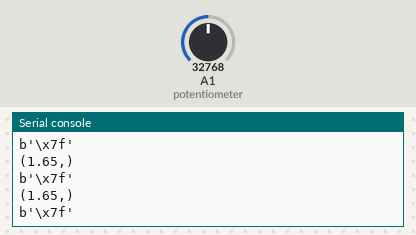
Recording of a program running on a simulated CircuitPython board. On the bench: the last lines printed to the serial console. Inputs (shaded band) come from the test bench; at power-on: A1 (potentiometer) = 32768 (analog values on the 0–65535 scale).

Above: at 1.2 s.
1.3 s: A1 (potentiometer) set to 45874
At 1.31 s:
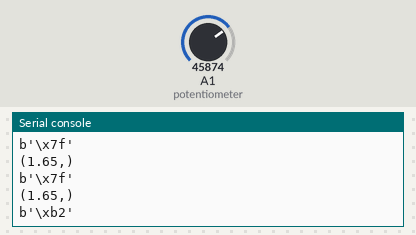
3.0 s: A1 (potentiometer) set to 57670
At 3.03 s:
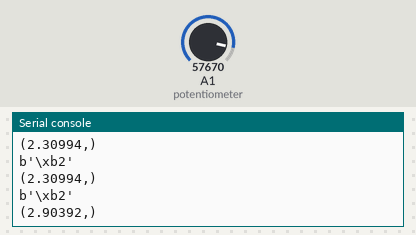
4.8 s: A1 (potentiometer) set to 65535
At 4.94 s:
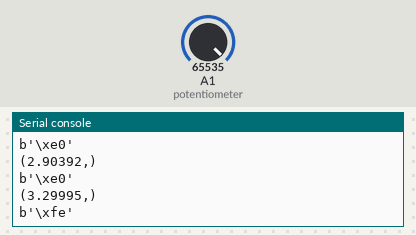
6.6 s: A1 (potentiometer) set to 19660
At 6.76 s:
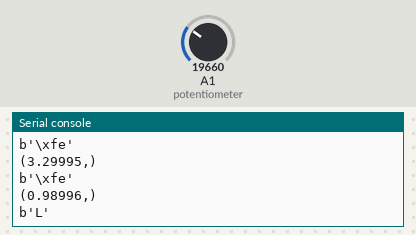
8.4 s: A1 (potentiometer) set to 0
At 8.57 s:
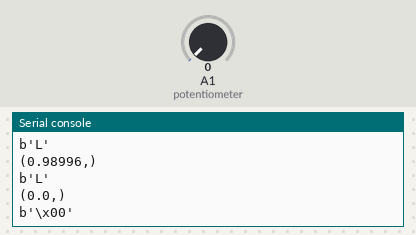
Timing chart, 0 to 11.2 s (numbered marks = the images above; inputs shaded):
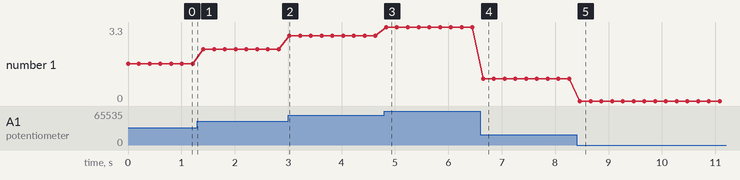

Measured:
- after the input at 1.3 s, the serial console: prints a new line at once (image 1)
- after the input at 3.0 s, the serial console: prints a new line at once (image 2)
- after the input at 4.8 s, the serial console: prints a new line at once (image 3)
- after the input at 6.6 s, the serial console: prints a new line after 0.05 s (image 4)
- after the input at 8.4 s, the serial console: prints a new line after 0.06 s (image 5)
- plotted number 1: 1.65 → 2.31 after the input at 1.3 s, 2.31 → 2.9 after the input at 3.0 s, 2.9 → 3.3 after the input at 4.8 s, 3.3 → 0.99 after the input at 6.6 s, 0.99 → 0 after the input at 8.4 s

The program:

Circuit_Python_to_processing.py
```python
import time  #pylint: disable-msg=import-error
import analogio #pylint: disable-msg=import-error
import board #pylint: disable-msg=import-error
import busio #pylint: disable-msg=import-error
from simpleio import map_range #pylint: disable-msg=import-error

 #Making it pin A1
potentiometer = analogio.AnalogIn(board.A1)
uart = busio.UART(board.TX, board.RX, baudrate=9600)
 # Making a function (get_voltage) that will tell us the voltage number between 0-3.3
def get_voltage(pin):
    return (pin.value * 3.3) / 65536

 #print the value that we read with the function get_voltage
while True:
    print((get_voltage(potentiometer),))
    time.sleep(0.1)

    myPotValue = get_voltage(potentiometer)
    newVal= map_range(myPotValue, 0,3.3,0,255)
    arr = bytes([int(newVal)])
    print(arr)
    uart.write(arr)
    time.sleep(0.1)                          
```
